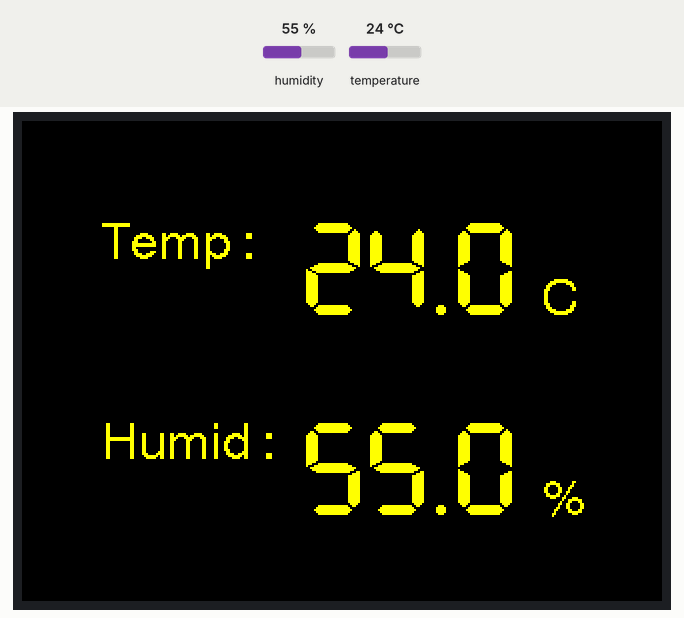
Bench run of a sketch on a simulated ESP32. On the bench: 320×240 colour display. The test bench sets the inputs (shaded band); at power-on: humidity 55 %, temperature 24 °C. What the sketch prints to the serial monitor is not drawn.

Above: at 1.4 s.
1.5 s: humidity set to 22 %
At 2.9 s:
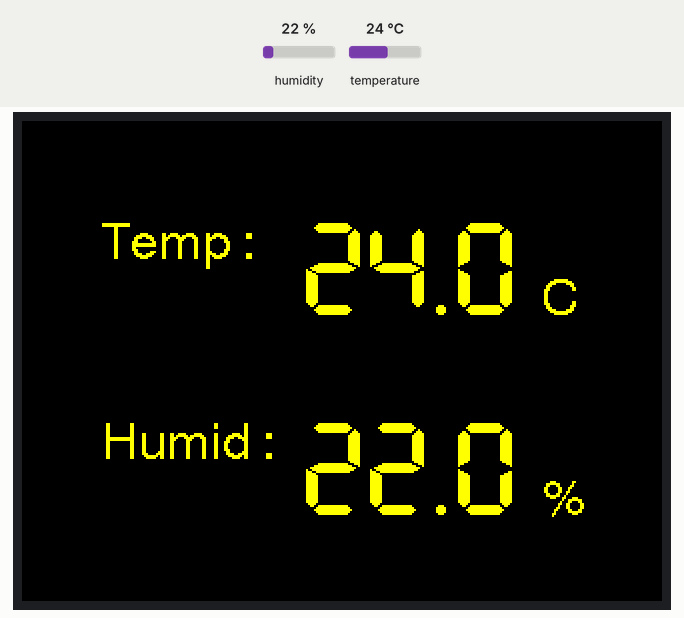
3.8 s: temperature set to 12 °C
At 5.2 s:
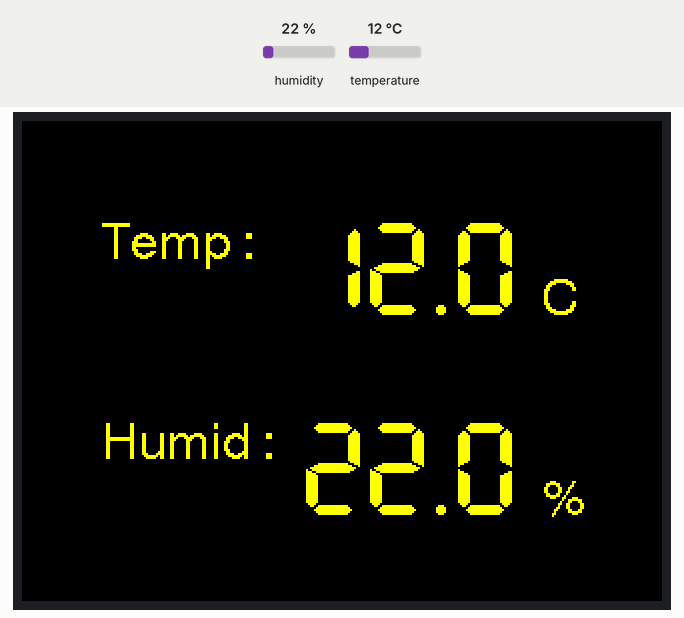
5.9 s: humidity set to 40 %
At 7.6 s:
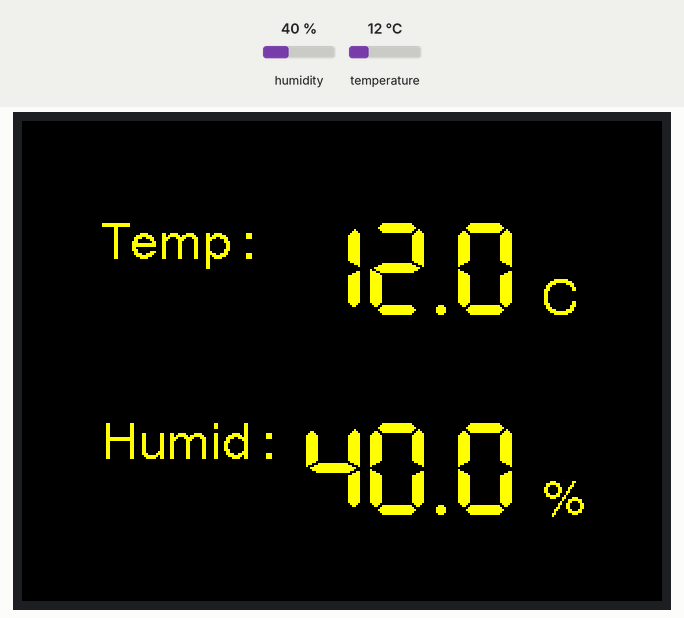
8.0 s: temperature set to 19 °C
At 10.0 s:
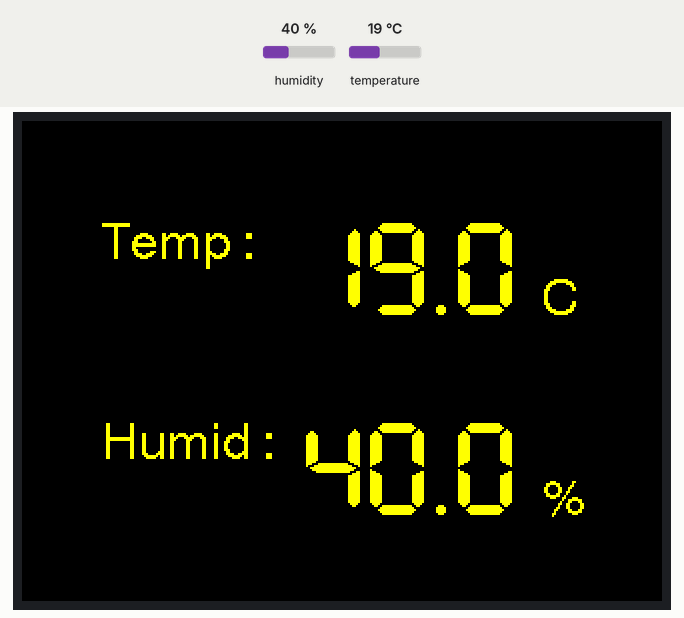
Timing chart, 0 to 11.1 s (numbered marks = the images above; inputs shaded):
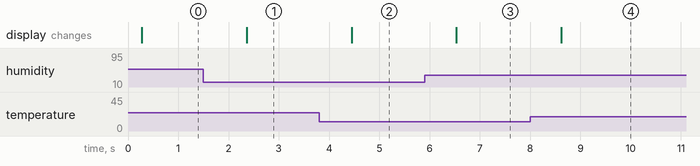

The sketch:

DHT12_display.ino
```cpp
#include <M5Stack.h>
#include "utility/DHT12.h"
#include <Wire.h>     //The DHT12 uses I2C comunication.
DHT12 dht12;          //Preset scale CELSIUS and ID 0x5c.

/*
For configuration library:
DHT12 dht12("Scale temperature","ID device for I2C");
On "Scale temperature" you can select the preset scale:
CELSIUS, FAHRENHEIT or KELVIN.
And on "ID device", you can put ID sensor, on DHT12
normally is 0x5c.
Examples:
  DHT12 dht12;
The preset scale is CELSIUS and ID is 0x5c.
  DHT12 dht12(KELVIN);
the preset scale is KELVIN and ID is 0x5c.
  DHT12 dht12(FAHRENHEIT,0x53);
The preset scale is FAHRENHEIT and ID is 0x53.
*/

void setup() {
  M5.begin();
  Wire.begin();

  M5.Lcd.fillScreen(TFT_BLACK);
  M5.Lcd.setTextSize(1);
  M5.Lcd.setTextColor(TFT_YELLOW, TFT_BLACK);

  Serial.println("Prueba de libreria DHT12:");
//  M5.Lcd.println("Prueba de libreria DHT12:");
}

void loop() {
  //Read temperature and humidity with preset scale.
  float temp = dht12.readTemperature();
  float humid = dht12.readHumidity();

  Serial.print("Temperatura: ");
//  M5.Lcd.print("Temperatura: ");
  Serial.print(temp);
//  M5.Lcd.print(temp);

  Serial.print("*C  Humedad: ");
//  M5.Lcd.print("*C  Humedad: ");
  Serial.print(humid);
//  M5.Lcd.println(humid);

  int xpos = 140;
  M5.Lcd.drawFloat(temp, 1, xpos, 50, 7);
  M5.Lcd.drawString("Temp : ", xpos-100, 50, 4);
  M5.Lcd.drawString("C", xpos+120, 78, 4);
  M5.Lcd.drawFloat(humid, 1, xpos, 150, 7);
  M5.Lcd.drawString("Humid : ", xpos-100, 150, 4);
  M5.Lcd.drawString("%", xpos+120, 178, 4);

  delay(1000);
}
```

Measured:
- after the input at 1.5 s, the display: changes after 0.86 s (image 1)
- after the input at 3.8 s, the display: changes after 0.65 s (image 2)
- after the input at 5.9 s, the display: changes after 0.63 s (image 3)
- after the input at 8.0 s, the display: changes after 0.62 s (image 4)
